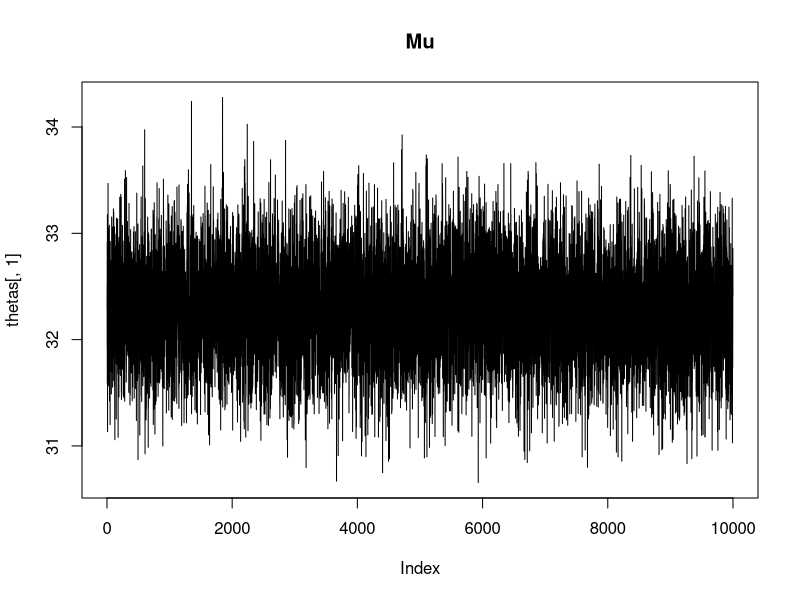
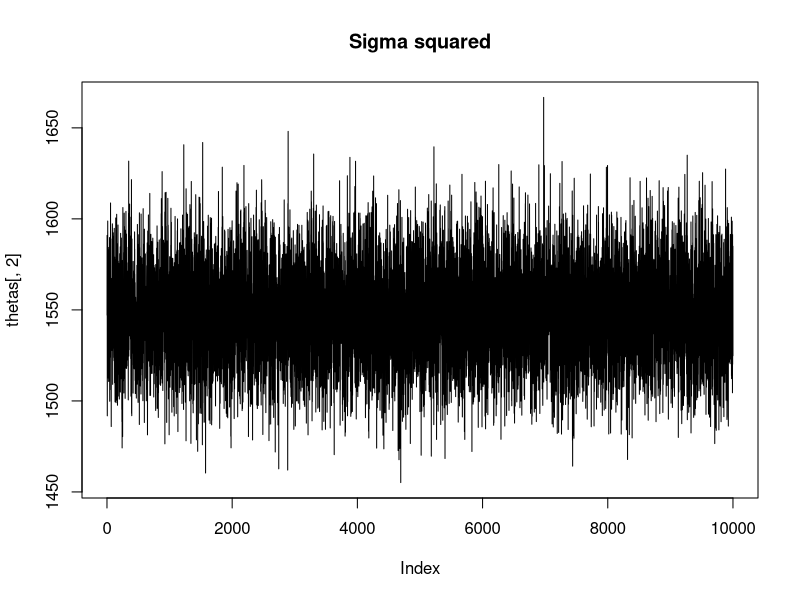
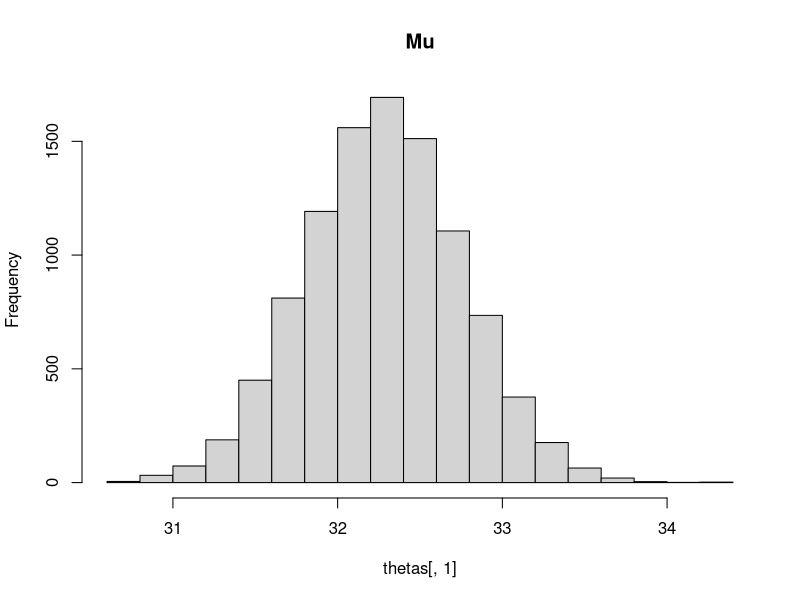
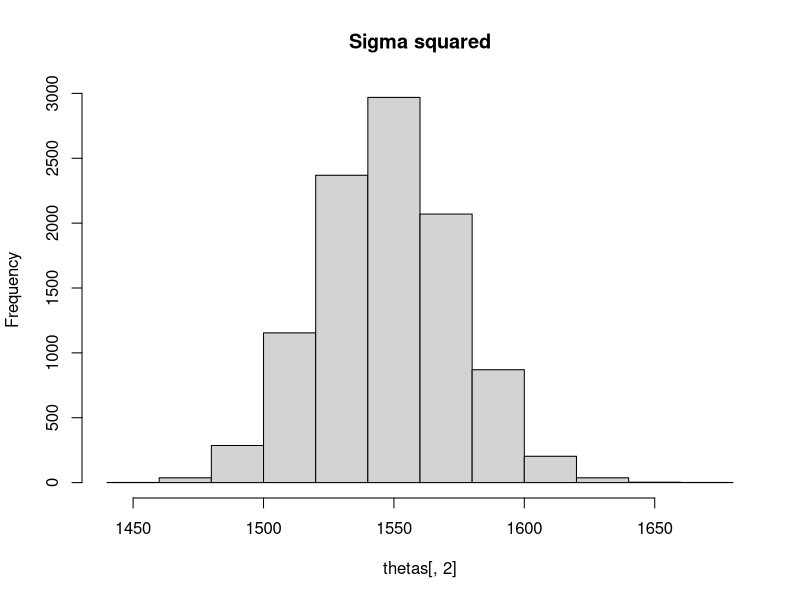
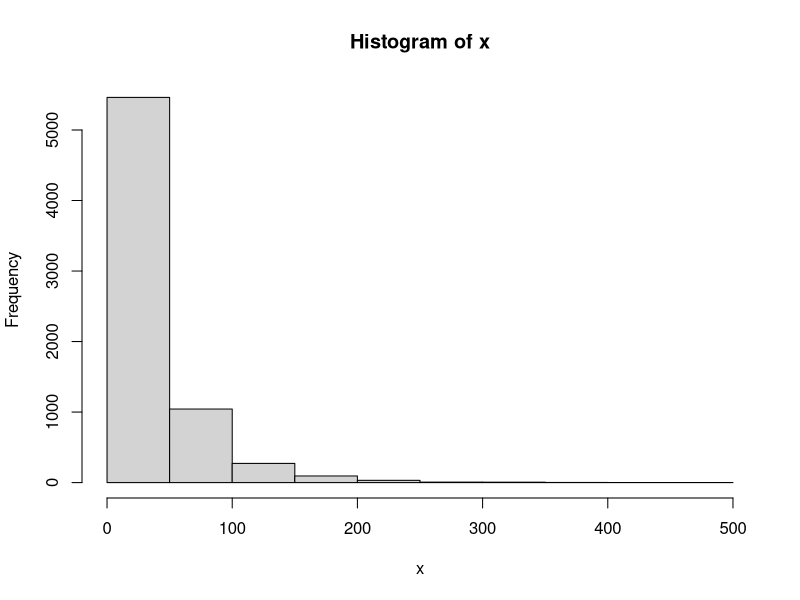
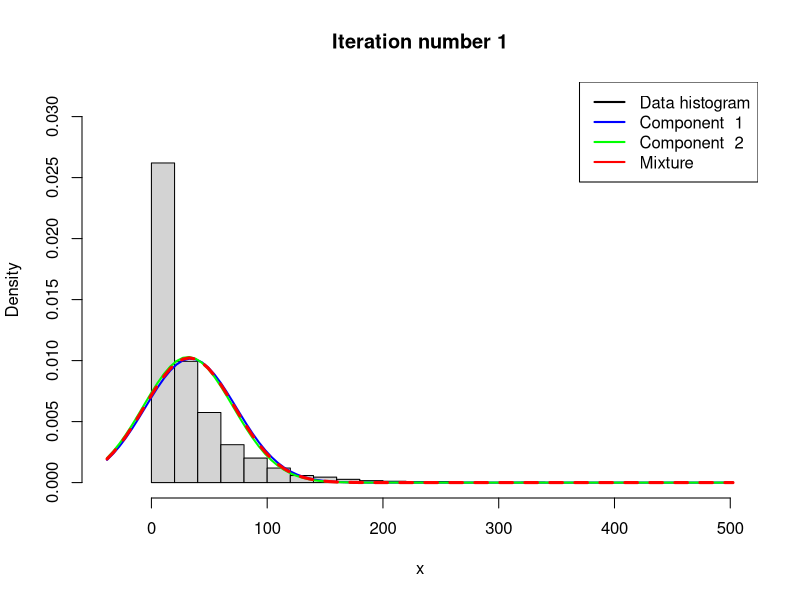
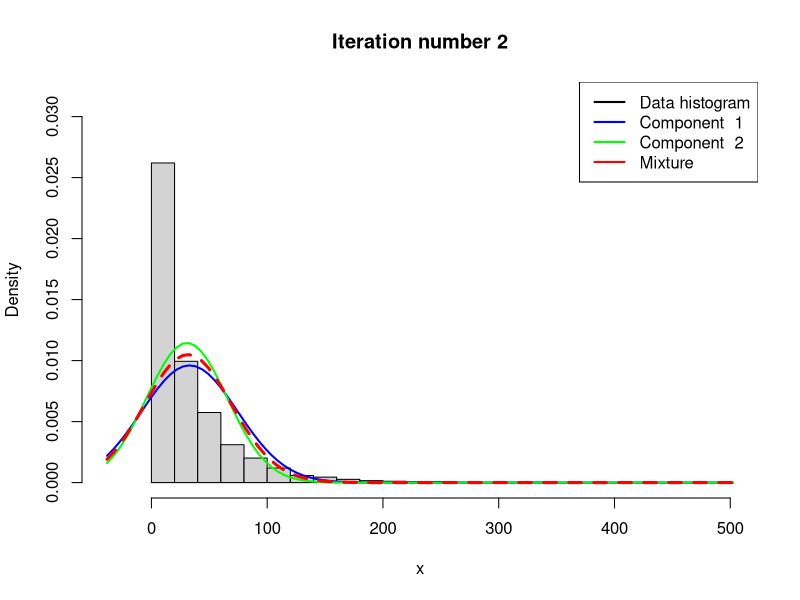
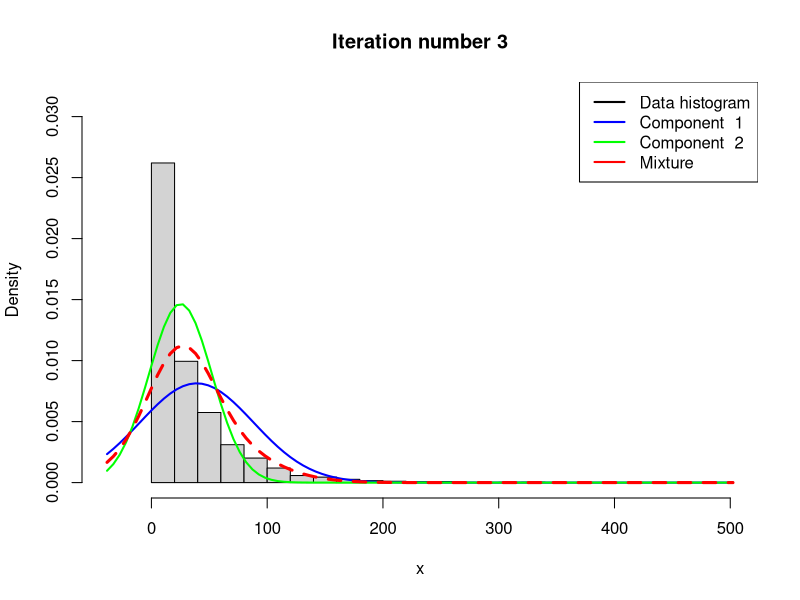

R code for these plots, in order: (Note: a time limit stopped this script after it produced the figures.)
data <-read.delim("rainfall.dat", header=FALSE, sep="\n")[,1]

## 1
### a)

#Prior values
mu_0 <- mean(data)
sigma_0 <- sd(data)
tau_0 <- 5
v_0 <- 10
n <- length(data)
iterations <- 10000 

#Prepping thetas for gibbs sampling
thetas_col <- c(rep(0,iterations))
thetas <- cbind(thetas_col,thetas_col)
thetas[1,] = c(mu_0, sigma_0^2)

#Function for draws for mu from the conditional posterior
mu_draw_cond_post <- function(sigma_2) {
	tau_n_2 <- 1/(n/sigma_2 + 1/tau_0^2)    #!
	raw <- (n/sigma_2) / (n/sigma_2 + 1/tau_0^2)#!
	mu_n <- raw*mu_0 + (1-raw) * mu_0
	return(rnorm(1,mu_n,sqrt(tau_n_2)))
}

#Fucntion for random inverse chi squared
randominvchisq <- function(vn,sigman,ndraw) {
	return(vn*sigman/rchisq(ndraw,vn))
}

#Function for draws for sigma from the conditional posterior
sigma_draw_cond_post <- function(mu) {
	v_n <-  n + v_0 #!
	sigma_n <- (v_0*sigma_0^2 + sum((data-mu)^2))/v_n #!
	return(randominvchisq(v_n,sigma_n,1))
}

#Function for draws from the h
gibbs_draw <- function(theta_n) {
	
	mu <- mu_draw_cond_post(theta_n[2])
	sigma_2 <- sigma_draw_cond_post(mu)
	return(c(mu,sigma_2))
}


#Draws for the set number of observations. First is already set above, hence we start at 2
for (i in 2:iterations) {
	thetas[i,] <- gibbs_draw(thetas[i-1,])
}

plot(thetas[,1], type="l", main="Mu")
plot(thetas[,2], type="l", main="Sigma squared")

hist(thetas[,1], main="Mu")
hist(thetas[,2], main="Sigma squared")


### b)

##########    BEGIN USER INPUT #################
# Data options

x <- as.matrix(read.delim("rainfall.dat", header=FALSE, sep="\n"))

# Model options
nComp <- 2 # Number of mixture components

# Prior options
alpha <- 10*rep(1,nComp) # Dirichlet(alpha)
muPrior <- rep(mu_0,nComp) # Prior mean of mu
tau2Prior <- rep(tau_0^2,nComp) # Prior std of mu
sigma2_0 <- rep(var(x),nComp) # s20 (best guess of sigma2)
nu0 <- rep(v_0,nComp) # degrees of freedom for prior on sigma2

# MCMC options
nIter <- 1000 # Number of Gibbs sampling draws

# Plotting options
plotFit <- TRUE
lineColors <- c("blue", "green", "magenta", 'yellow')
sleepTime <- 0.05 # Adding sleep time between iterations for plotting
################   END USER INPUT ###############

###### Defining a function that simulates from the 
rScaledInvChi2 <- function(n, df, scale){
	return((df*scale)/rchisq(n,df=df))
}

####### Defining a function that simulates from a Dirichlet distribution
rDirichlet <- function(param){
	nCat <- length(param)
	piDraws <- matrix(NA,nCat,1)
	for (j in 1:nCat){
		piDraws[j] <- rgamma(1,param[j],1)
	}
	piDraws = piDraws/sum(piDraws) # Diving every column of piDraws by the sum of the elements in that column.
	return(piDraws)
}

# Simple function that converts between two different representations of the mixture allocation
S2alloc <- function(S){
	n <- dim(S)[1]
	alloc <- rep(0,n)
	for (i in 1:n){
		alloc[i] <- which(S[i,] == 1)
	}
	return(alloc)
}

# Initial value for the MCMC
nObs <- length(x)
S <- t(rmultinom(nObs, size = 1 , prob = rep(1/nComp,nComp))) # nObs-by-nComp matrix with component allocations.
mu <- quantile(x, probs = seq(0,1,length = nComp))
sigma2 <- rep(var(x),nComp)
probObsInComp <- rep(NA, nComp)

# Setting up the plot
xGrid <- seq(min(x)-1*apply(x,2,sd),max(x)+1*apply(x,2,sd),length = 100)
xGridMin <- min(xGrid)
xGridMax <- max(xGrid)
mixDensMean <- rep(0,length(xGrid))
effIterCount <- 0
ylim <- c(0,2*max(hist(x)$density))


for (k in 1:nIter){
	message(paste('Iteration number:',k))
	alloc <- S2alloc(S) # Just a function that converts between different representations of the group allocations
	nAlloc <- colSums(S)
	#print(nAlloc)
	# Update components probabilities
	pi <- rDirichlet(alpha + nAlloc)
	
	# Update mu's
	for (j in 1:nComp){
		precPrior <- 1/tau2Prior[j]
		precData <- nAlloc[j]/sigma2[j]
		precPost <- precPrior + precData
		wPrior <- precPrior/precPost
		muPost <- wPrior*muPrior + (1-wPrior)*mean(x[alloc == j])
		tau2Post <- 1/precPost
		mu[j] <- rnorm(1, mean = muPost, sd = sqrt(tau2Post))
	}
	
	# Update sigma2's
	for (j in 1:nComp){
		sigma2[j] <- rScaledInvChi2(1, df = nu0[j] + nAlloc[j], scale = (nu0[j]*sigma2_0[j] + sum((x[alloc == j] - mu[j])^2))/(nu0[j] + nAlloc[j]))
	}
	
	# Update allocation
	for (i in 1:nObs){
		for (j in 1:nComp){
			probObsInComp[j] <- pi[j]*dnorm(x[i], mean = mu[j], sd = sqrt(sigma2[j]))
		}
		S[i,] <- t(rmultinom(1, size = 1 , prob = probObsInComp/sum(probObsInComp)))
	}
	
	# Printing the fitted density against data histogram
	if (plotFit && (k%%1 ==0)){
		effIterCount <- effIterCount + 1
		
		hist(x, breaks = 20, freq = FALSE, xlim = c(xGridMin,xGridMax), main = paste("Iteration number",k), ylim = ylim)
		mixDens <- rep(0,length(xGrid))
		components <- c()
		for (j in 1:nComp){
			compDens <- dnorm(xGrid,mu[j],sd = sqrt(sigma2[j]))
			mixDens <- mixDens + pi[j]*compDens
			lines(xGrid, compDens, type = "l", lwd = 2, col = lineColors[j])
			components[j] <- paste("Component ",j)
		}
		mixDensMean <- ((effIterCount-1)*mixDensMean + mixDens)/effIterCount
		
		lines(xGrid, mixDens, type = "l", lty = 2, lwd = 3, col = 'red')
		legend("topright", box.lty = 1, legend = c("Data histogram",components, 'Mixture'), 
					 col = c("black",lineColors[1:nComp], 'red'), lwd = 2)
	#	Sys.sleep(sleepTime)
	}
	
}

hist(x, breaks = 20, freq = FALSE, xlim = c(xGridMin,xGridMax), main = "Final fitted density")
lines(xGrid, mixDensMean, type = "l", lwd = 2, lty = 4, col = "red")
lines(xGrid, dnorm(xGrid, mean = mean(x), sd = apply(x,2,sd)), type = "l", lwd = 2, col = "blue")
legend("topright", box.lty = 1, legend = c("Data histogram","Mixture density","Normal density"), col=c("black","red","blue"), lwd = 2)



#c)
par(mfrow = c(1, 1))

hist(x, breaks = 20, freq = FALSE, xlim = c(xGridMin,xGridMax), main = "Comparison")
lines(xGrid, mixDensMean, type = "l", lwd = 2, lty = 4, col = "red")
lines(xGrid,dnorm(xGrid, mean(thetas[,1]), sd=mean(sqrt(thetas[,2]))), type = "l", lwd = 2, col = "orange")
legend("topright", box.lty = 1, legend = c("Data histogram","Mixture density","Normal density from 1a)"), col=c("black","red","orange"), lwd = 2)
